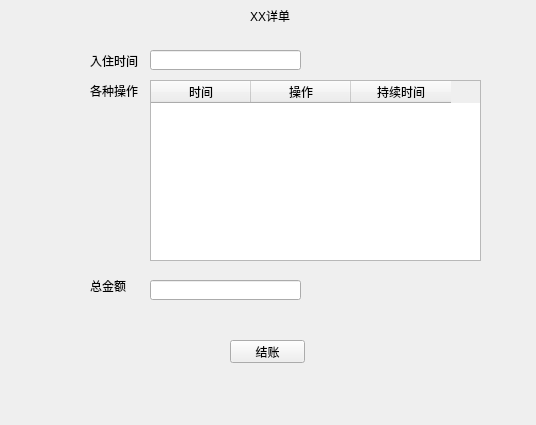
<?xml version="1.0" encoding="UTF-8"?>
<ui version="4.0">
 <class>DSheet</class>
 <widget class="QWidget" name="DSheet">
  <property name="geometry">
   <rect>
    <x>0</x>
    <y>0</y>
    <width>536</width>
    <height>425</height>
   </rect>
  </property>
  <property name="windowTitle">
   <string>Form</string>
  </property>
  <widget class="QLabel" name="label">
   <property name="geometry">
    <rect>
     <x>90</x>
     <y>50</y>
     <width>54</width>
     <height>21</height>
    </rect>
   </property>
   <property name="text">
    <string>入住时间</string>
   </property>
  </widget>
  <widget class="QLineEdit" name="lineEdit_time">
   <property name="geometry">
    <rect>
     <x>150</x>
     <y>50</y>
     <width>151</width>
     <height>20</height>
    </rect>
   </property>
  </widget>
  <widget class="QLabel" name="label_2">
   <property name="geometry">
    <rect>
     <x>90</x>
     <y>80</y>
     <width>54</width>
     <height>21</height>
    </rect>
   </property>
   <property name="text">
    <string>各种操作</string>
   </property>
  </widget>
  <widget class="QLabel" name="label_id">
   <property name="geometry">
    <rect>
     <x>250</x>
     <y>10</y>
     <width>54</width>
     <height>12</height>
    </rect>
   </property>
   <property name="text">
    <string>XX详单</string>
   </property>
  </widget>
  <widget class="QTableWidget" name="tableWidget_op">
   <property name="geometry">
    <rect>
     <x>150</x>
     <y>80</y>
     <width>331</width>
     <height>181</height>
    </rect>
   </property>
   <column>
    <property name="text">
     <string>时间</string>
    </property>
   </column>
   <column>
    <property name="text">
     <string>操作</string>
    </property>
   </column>
   <column>
    <property name="text">
     <string>持续时间</string>
    </property>
   </column>
  </widget>
  <widget class="QLabel" name="label_4">
   <property name="geometry">
    <rect>
     <x>90</x>
     <y>280</y>
     <width>54</width>
     <height>12</height>
    </rect>
   </property>
   <property name="text">
    <string>总金额</string>
   </property>
  </widget>
  <widget class="QLineEdit" name="lineEdit_fee">
   <property name="geometry">
    <rect>
     <x>150</x>
     <y>280</y>
     <width>151</width>
     <height>20</height>
    </rect>
   </property>
  </widget>
  <widget class="QPushButton" name="pushButton_pay">
   <property name="geometry">
    <rect>
     <x>230</x>
     <y>340</y>
     <width>75</width>
     <height>23</height>
    </rect>
   </property>
   <property name="text">
    <string>结账</string>
   </property>
  </widget>
 </widget>
 <resources/>
 <connections/>
</ui>
